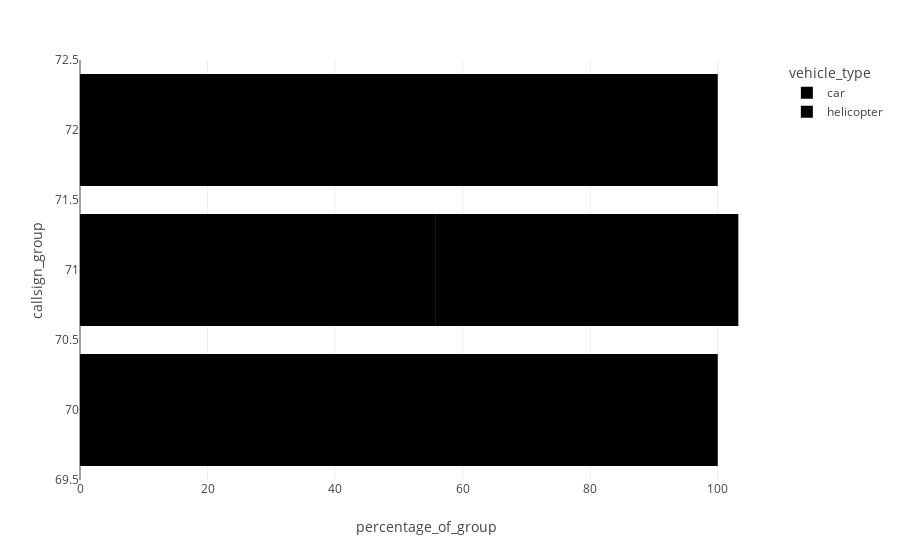

Notebook code cell kept with this figure:
### Code cell
px.bar(
    sim_averages,
    x="percentage_of_group",
    y="callsign_group",
    color="vehicle_type"
)

### Figure 1 — Plotly figure (JSON) as saved in the notebook; plotly's stock layout.template omitted (floating-point values rounded to 4 significant figures)
{"data": [{"alignmentgroup": "True", "hovertemplate": "vehicle_type=car<br>percentage_of_group=%{x}<br>callsign_group=%{y}<extra></extra>", "legendgroup": "car", "marker": {"color": "#000001", "pattern": {"shape": ""}}, "name": "car", "offsetgroup": "car", "orientation": "h", "showlegend": true, "textposition": "auto", "type": "bar", "x": [51.74, 55.81, 100], "xaxis": "x", "y": ["70.0", "71.0", "72.0"], "yaxis": "y"}, {"alignmentgroup": "True", "hovertemplate": "vehicle_type=helicopter<br>percentage_of_group=%{x}<br>callsign_group=%{y}<extra></extra>", "legendgroup": "helicopter", "marker": {"color": "#000002", "pattern": {"shape": ""}}, "name": "helicopter", "offsetgroup": "helicopter", "orientation": "h", "showlegend": true, "textposition": "auto", "type": "bar", "x": [48.26, 47.42], "xaxis": "x", "y": ["70.0", "71.0"], "yaxis": "y"}], "layout": {"barmode": "relative", "legend": {"title": {"text": "vehicle_type"}, "tracegroupgap": 0}, "margin": {"t": 60}, "xaxis": {"anchor": "y", "domain": [0, 1], "title": {"text": "percentage_of_group"}}, "yaxis": {"anchor": "x", "domain": [0, 1], "title": {"text": "callsign_group"}}}}
